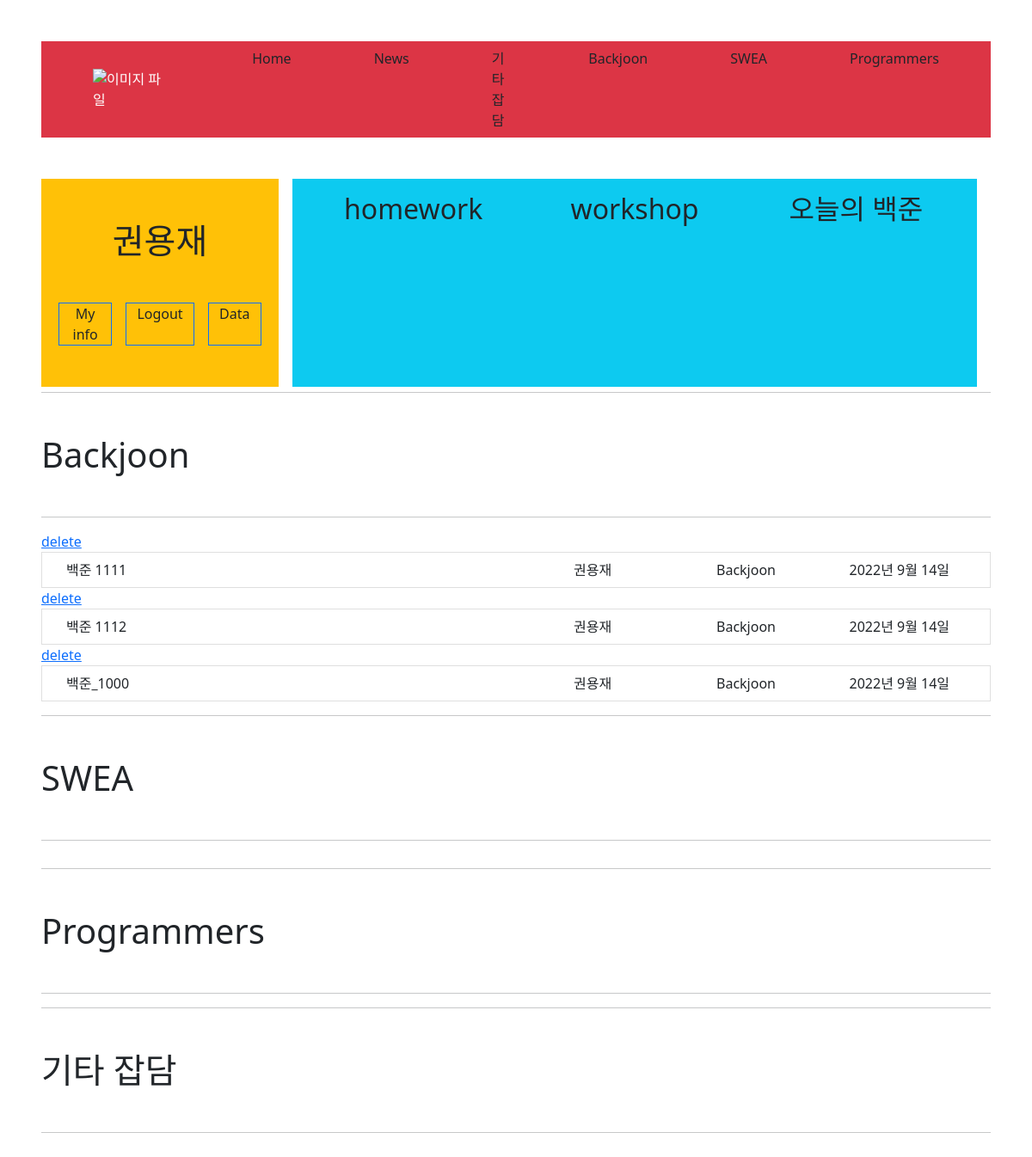
Page /myarticle/ (signed in) on the committed database.
### accounts/models.py (models this page shows)
class User(AbstractUser):
    pass

### articles/models.py (models this page shows)
class ArticleModel(models.Model):
    variety_1 = (
              ('Backjoon', 'Backjoon'),
              ('SWEA', 'SWEA'),
              ('Programmers', 'Programmers'),
              ('else', 'else'),
    )
    username = models.CharField(max_length=30)
    title = models.CharField(max_length= 30)
    content = models.TextField()
    release_date = models.DateField(auto_now = True)
    update_date = models.DateField(auto_now_add= True)
    variety = models.CharField(max_length=30, choices=variety_1)

### articles/views.py (the view)
# urls.py: path('myarticle/', views.myarticle, name= 'my_article'),
def myarticle(request):
    articles = ArticleModel.objects.filter(username = request.user.username)
    context = {
        'articles' : articles
    }
    return render(request, "articles/myarticle.html", context)

### articles/templates/articles/myarticle.html (shortened to what this page needs)
{% extends 'base.html' %}
{% block content %}
<hr>
<h1 class='my-5'>Backjoon</h1>
<hr>
<ul class="list-group">
{% for article in articles %}
{% if article.variety == "Backjoon" %}
<a href="{% url 'articles:delete' article.id %}">delete</a>
<a href="{% url 'articles:detail' article.id %}" class='text-decoration-none'>
    <li class="list-group-item list-group-item-action">
    <div class="container text-center">
        <div class="row">
            <div class="col-6 text-start">{{article.title}}</div>
            <div class="col-2">{{article.username}}</div>
            <div class="col-2">{{article.variety}}</div>
            <div class="col-2">{{article.release_date}}</div>
        </div>
    </div>
    </li>
</a>
{% endif %}
{% endfor %}
</ul>
<hr>
<h1 class='my-5'>SWEA</h1>
<hr>
<hr>
<h1 class='my-5'>Programmers</h1>
<hr>
<hr>
<h1 class='my-5'>기타 잡담</h1>
<hr>
{% endblock content %}

### crud/templates/base.html (shortened to what this page needs)
<html lang="en">
  <head>
    <link href="https://cdn.jsdelivr.net/npm/bootstrap@5.2.0/dist/css/bootstrap.min.css" rel="stylesheet">
  </head>
  <body>
    <div class='mx-5 my-5'>
      <nav class="navbar navbar-expand-lg bg-danger text-white">
        <div class="container-fluid">
          <img src="" alt="이미지 파일" class='mx-5'>
          <div class="collapse navbar-collapse" id="navbarSupportedContent">
            <ul class="navbar-nav me-auto mb-2 mb-lg-0">
              <li class="nav-item mx-5">
                <a href= "{% url 'articles:home' %}" class="text-decoration-none text-dark">Home</a>
              </li>
              <li class="nav-item mx-5">
                <a href="#" class="text-decoration-none text-dark">News</a>
              </li>
              <li class="nav-item mx-5">
                <a href="{% url 'articles:else_board' %}" class="text-decoration-none text-dark">기타 잡담</a>
              </li>
              {% if request.user.is_authenticated %}
              <li class="nav-item mx-5">
                <a href="{% url 'articles:Backjoon_board' %}" class="text-decoration-none text-dark">Backjoon</a>
              </li>
              <li class="nav-item mx-5">
                <a href="{% url 'articles:SWEA_board' %}" class="text-decoration-none text-dark">SWEA</a>
              </li>
              <li class="nav-item mx-5">
                <a href="{% url 'articles:Programmers_board' %}" class="text-decoration-none text-dark">Programmers</a>
              </li>
              {% endif %}
            </ul>
          </div>
        </div>
      </nav>
      <div class='my-5'>
        <div class="container text-center">
          <div class="row" style="height: 200px;">
            <div class="col col-3 bg-warning text-dark">
              {% if request.user.is_authenticated %}
              <div class='my-5'>
                <div class='my-5'>
                  <h1>{{request.user.username}}</h1>
                </div>
                <div class="container text-center">
                  <div class="row">
                    <div class="col border border-primary mx-2">
                      <a href="{% url 'accounts:update' request.user.id %}" class='text-decoration-none text-dark'>My info</a>
                    </div>
                    <div class="col border border-primary mx-2">
                      <a href= "{% url 'accounts:logout' %}" class='text-decoration-none text-dark'>Logout</a>
                    </div>
                    <div class="col border border-primary mx-2">
                      <div><a href="{% url 'articles:my_article' %}" class='text-decoration-none text-dark'>Data</a></div>
                    </div>
                  </div>
                </div>
              </div>
              {% else %}
              <div class='my-5'>
              {% block login_content %}
              <a href="{% url 'accounts:login' %}" class='text-decoration-none text-dark'><h1>로그인하기</h1></a>
              {% endblock login_content %}
              </div>
              {% endif %}
            </div>
            <div class="col bg-info text-dark mx-3">
              <div class="container text-center">
                <div class="row">
                  <div class="col my-3 mx-3">
                    <h2>homework</h2>
                  </div>
                  <div class="col my-3 mx-3">
                    <h2>workshop</h2>
                  </div>
                  <div class="col my-3 mx-3">
                    <h2>오늘의 백준</h2>
                  </div>
                </div>
              </div>
            </div>
          </div>
        </div>
      </div>
      <div>
      {% block content %}
      {% endblock content %}
      </div>
    </div>
  </body>
</html>

### rows in the picture
User: user.username "권용재"
ArticleModel: title "백준 1111", username "권용재", variety "Backjoon", release_date "2022년 9월 14일"
ArticleModel: title "백준 1112", username "권용재", variety "Backjoon", release_date "2022년 9월 14일"
ArticleModel: title "백준_1000", username "권용재", variety "Backjoon", release_date "2022년 9월 14일"
